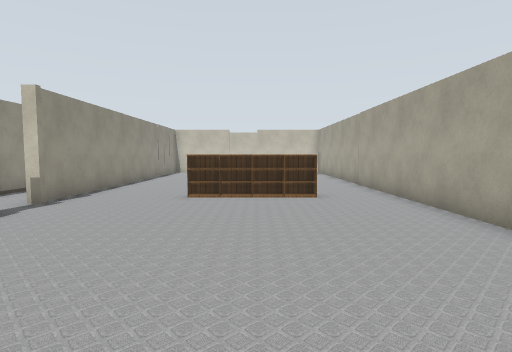
[1] (above)

24 first-person views from a walk through a Gazebo world. The camera is 1.2 m above the floor, tilts 4° down and sees 80° across. The lines on the ground mark 1 m squares. The floor is counted in squares, 1 m on a side. Each view is taken from the middle of a square. On the plan, view 1 faces up. The plan holds only what a view shows up to about 13 squares ahead; the rest is blank. The place goes on beyond the plan. Simple patterns stand in for the simulator's built-in surfaces. Some surface patterns are stand-ins.

[2]
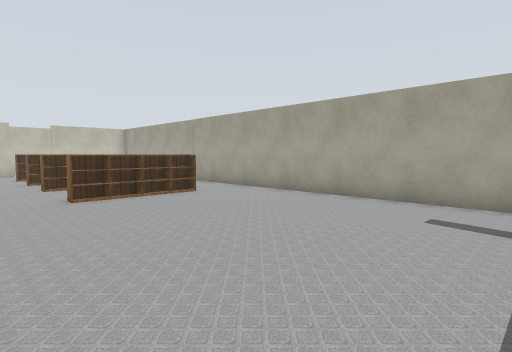

[3]
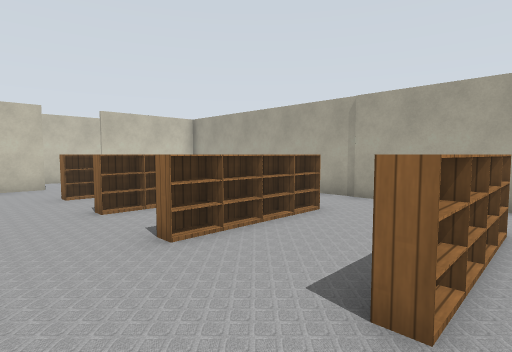

[4]
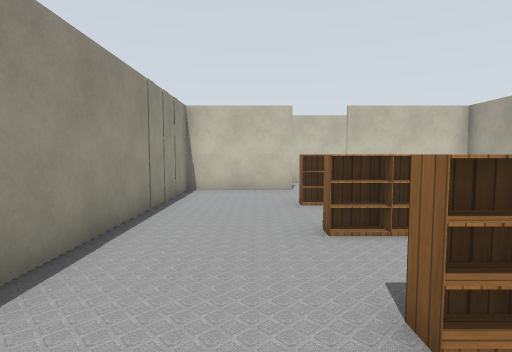

[5]
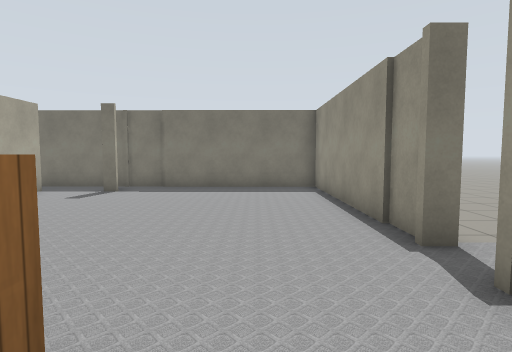

[6]
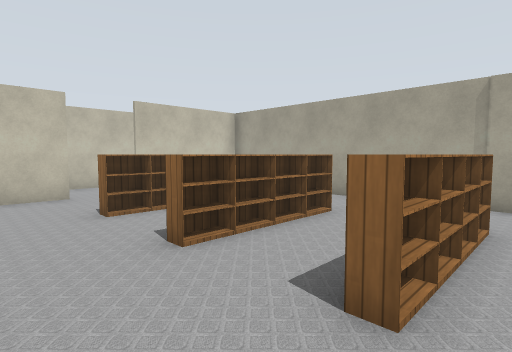

[7]
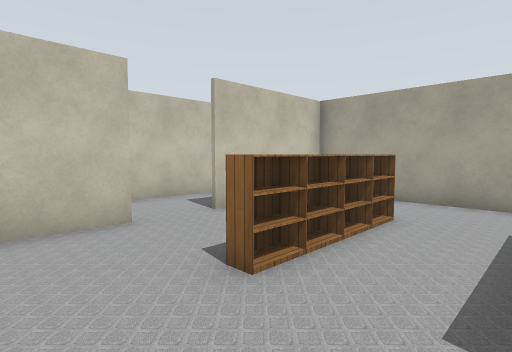

[8]
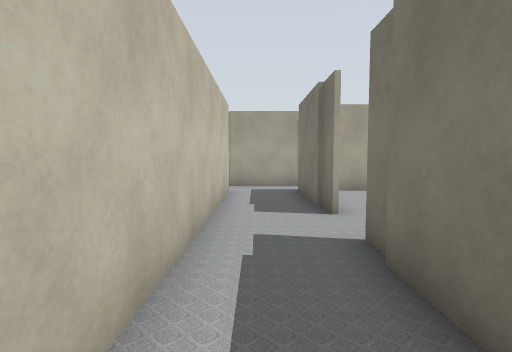

[9]
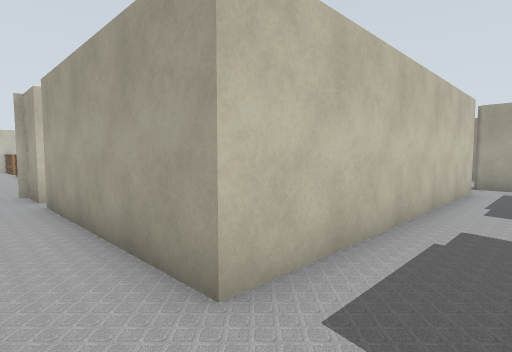

[10]
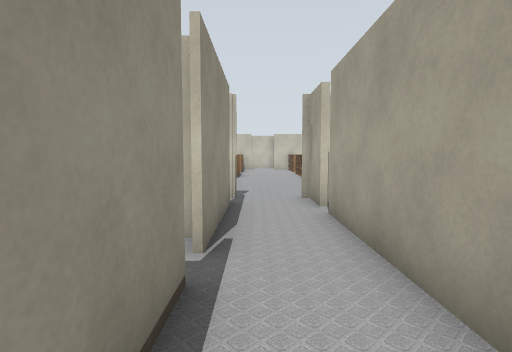

[11]
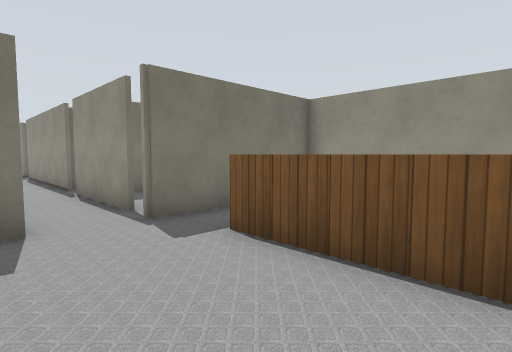

[12]
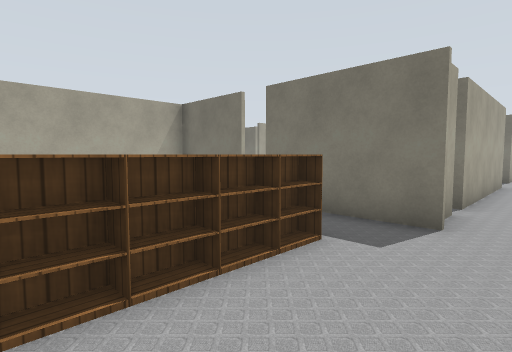

[13]
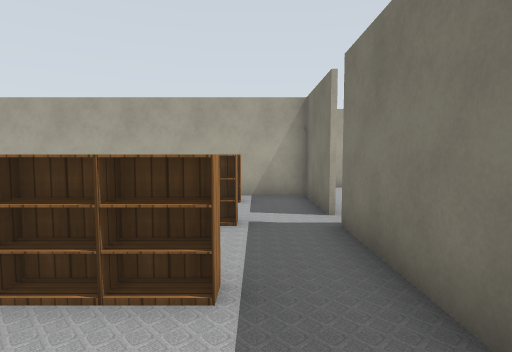

[14]
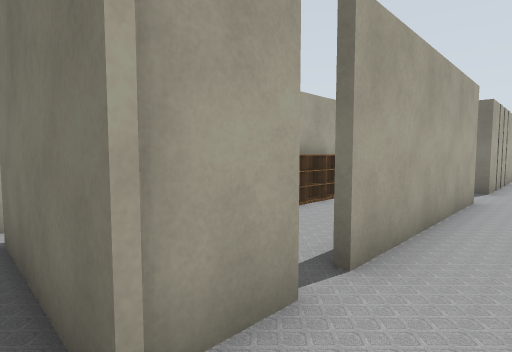

[15]
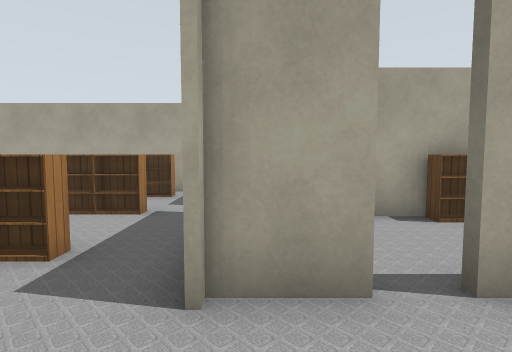

[16]
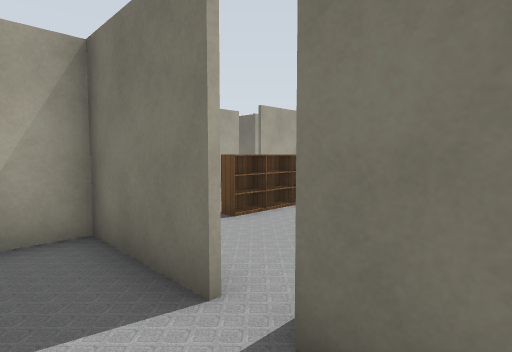

[17]
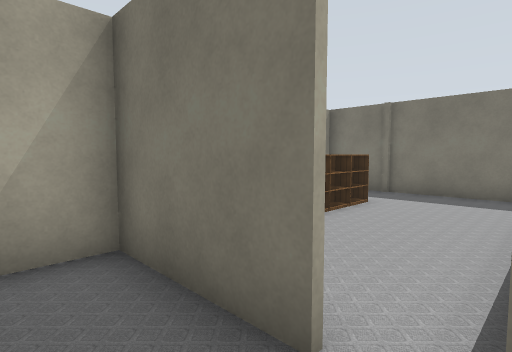

[18]
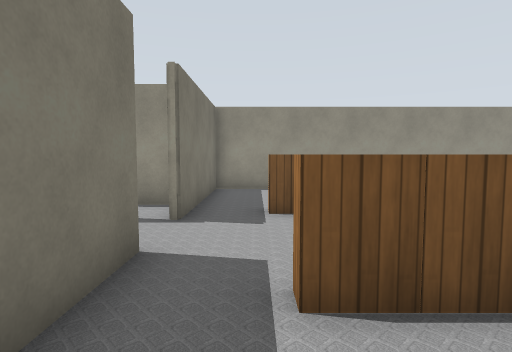

[19]
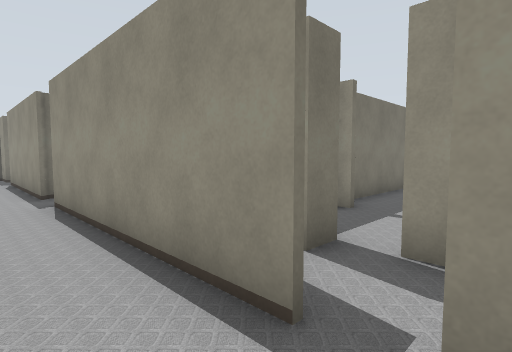

[20]
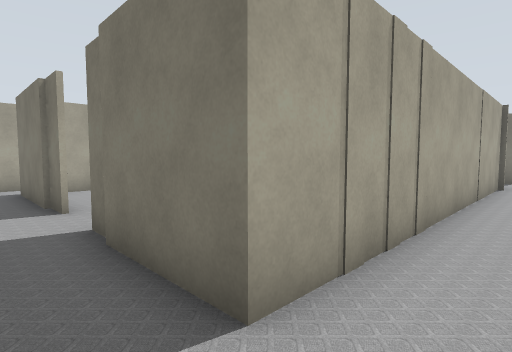

[21]
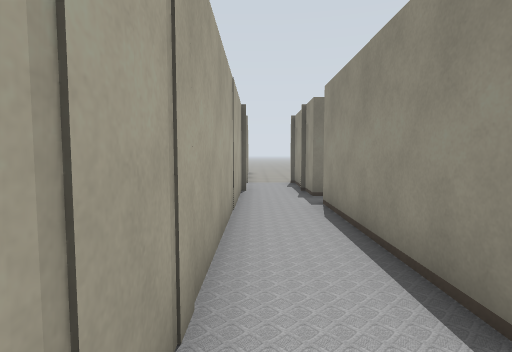

[22]
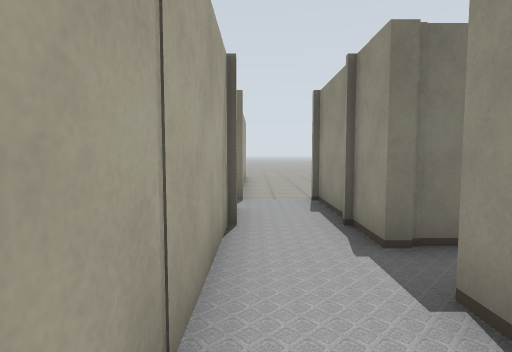

[23]
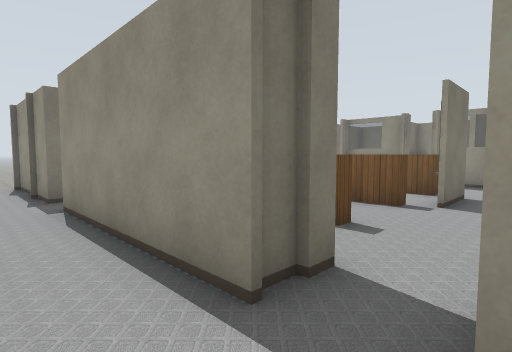

[24]
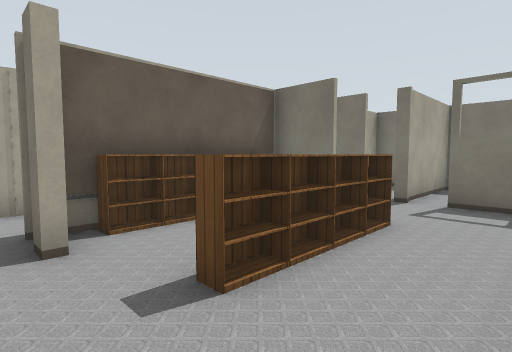

### Floor plan
Points are (right, up) in squares from view 1. A wall is a line through its corners. A room is listed if a view was taken in it or the views show most of it. See-through windows are left out.
Room 1 (views 1, 2, 3, 4, 5, 6, 7)
walls: (-5.1, 7.3) (-5.6, 7.3); (-5.8, 6.1) (-5.3, 6.1) (-5.3, -1.4) (5.1, -1.4); (1.5, 0.1) (2, 0.1); (-1.7, 20.3) (-5.3, 20.3) (-5.3, 7.6); (4.1, -0.1) (4.1, 20.3) (0, 20.3)
ways out: opening at (-5, 7) to room 5; opening at (-0.5, 20) to room 6; gap at (4, 0)
objects: bookshelf (-2, 9) to (-1, 9); bookshelf (-2, 12) to (-1, 12); bookshelf (-2, 15) to (-1, 15); bookshelf (-2, 17) to (-1, 17); bookshelf (0, 9); bookshelf (0, 12); bookshelf (0, 15); bookshelf (0, 17); bookshelf (1, 9); bookshelf (1, 12); bookshelf (1, 15); bookshelf (1, 17)
Room 2 (views 8, 9, 10, 11, 12, 13, 14, 15, 16, 17, 18, 19, 20, 21, 23)
walls: (-5.5, 30) (-5.5, 31.6) (-1.9, 31.6); (-7.6, 30.6) (-7.6, 26.6); (-9.3, 31) (-9.3, 30.1); (-1.1, 31.6) (1.9, 31.6) (1.9, 37.5); (-7.6, 25.8) (-7.6, 18.8); (-9.7, 26.2) (-9.7, 25.6); (-9.9, 24.8) (-9, 24.8); (-12.7, 37.5) (-12.7, 31.6) (-7.5, 31.6); (-5.5, 22.9) (-5.5, 29.2); (-5.5, 17.6) (-5.5, 20.6)
ways out: opening at (-6.5, 18.5) to room 3; gap at (-5, 29.5) to room 4; gap at (-1, 32) to room 4; opening at (-5, 22) to room 6
objects: bookshelf (-8, 34); bookshelf (-8, 35); bookshelf (-8, 36); bookshelf (-8, 37); bookshelf (-4, 34); bookshelf (-4, 35); bookshelf (-4, 36); bookshelf (-4, 37); bookshelf (-2, 34); bookshelf (-2, 35); bookshelf (1, 34)
Room 3 (views 22, 24)
walls: (-9.5, 12.1) (-7.8, 12.1); (-9, 17.2) (-7.6, 17.2) (-7.6, 16.5); (-12.4, 10.1) (-11.1, 10.1); (-14.5, 17.2) (-13.8, 17.2); (-5.5, 12.4) (-5.5, 17.6)
ways out: opening at (-6.5, 18.5) to room 2; opening at (-8.5, 11) to room 5; opening at (-6.5, 12) to room 5
objects: bookshelf (-14, 16) to (-13, 16); bookshelf (-13, 15); bookshelf (-11, 13) to (-11, 14); bookshelf (-11, 15); bookshelf (-11, 16); bookshelf (-8, 15); bookshelf (-8, 16)
Room 4 (no view inside)
walls: (-2.1, 27.5) (-2.1, 28.8); (-2.1, 23.6) (-2.1, 24.6); (-1.2, 23) (4.1, 23) (4.1, 25.6)
ways out: gap at (-5, 29.5) to room 2; gap at (-1, 32) to room 2
objects: bookshelf (-3, 24) to (-2, 25); bookshelf (-3, 26) to (-2, 27); bookshelf (-3, 27) to (-2, 28); bookshelf (2, 26); bookshelf (2, 27); bookshelf (2, 28); bookshelf (2, 29)
Room 5 (no view inside)
walls: (-5.5, 8.9) (-5.5, 12.4); (-9.2, 10.1) (-7.6, 10.1) (-7.6, 5.9); (-7.6, 12.6) (-7.6, 11.5)
ways out: opening at (-5, 7) to room 1; opening at (-8.5, 11) to room 3; opening at (-6.5, 12) to room 3; opening at (-6.5, 6); gap at (-9, 10)
Room 6 (no view inside)
walls: (0, 20.6) (1.5, 20.6); (1.4, 22.9) (-5.5, 22.9); (-5.5, 20.6) (-1.8, 20.6)
ways out: opening at (-0.5, 20) to room 1; opening at (-5, 22) to room 2; opening at (2, 22)

Positions as (right, up) in squares from view 1, and headings:
1: (0, 0), facing up
2: (-4, 0), facing up-right
3: (-4, 8), facing up-right
4: (-3, 10), facing up
5: (-3, 10), facing down
6: (-4, 11), facing up-right
7: (-4, 15), facing up-right
8: (-6, 22), facing right
9: (-7, 21), facing up-right
10: (-7, 23), facing up
11: (-5, 37), facing down-left
12: (-7, 37), facing down-right
13: (-7, 33), facing right
14: (-7, 32), facing down-right
15: (-8, 31), facing right
16: (-3, 33), facing down-right
17: (-2, 33), facing down-right
18: (-2, 33), facing left
19: (-6, 27), facing down-left
20: (-7, 22), facing down-right
21: (-6, 19), facing down
22: (-6, 14), facing down
23: (-6, 19), facing down-left
24: (-13, 18), facing down-right
